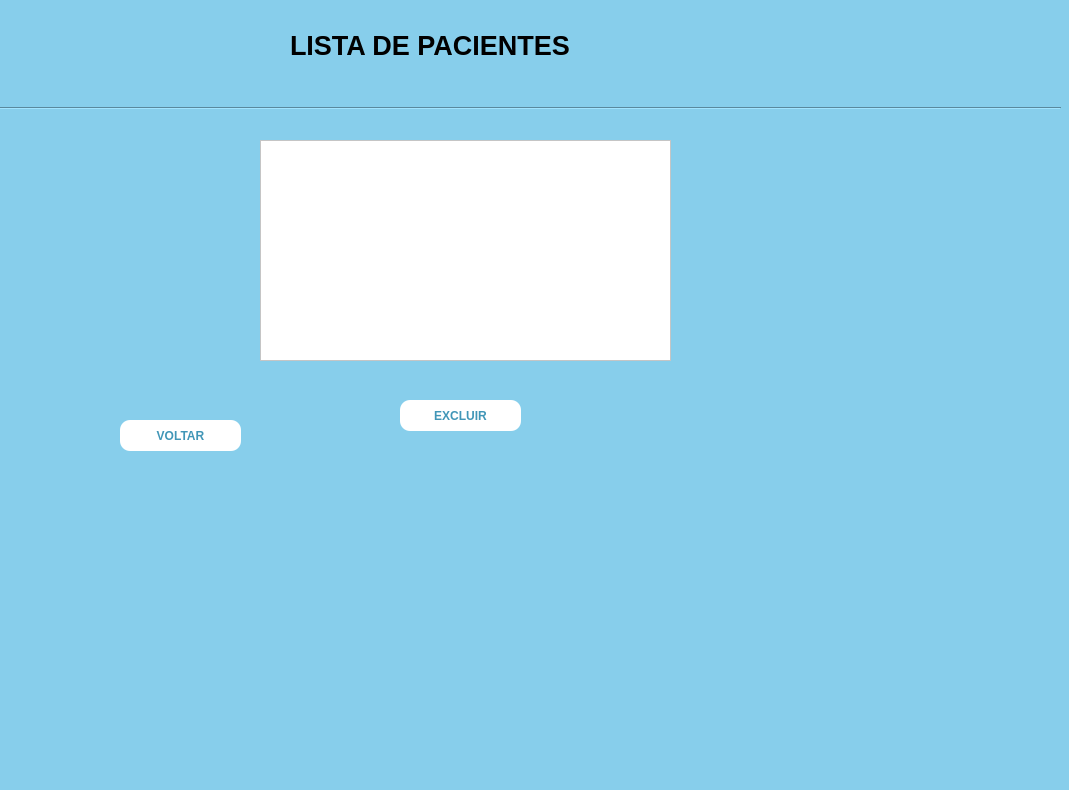
<?xml version="1.0" encoding="UTF-8"?>
<ui version="4.0">
 <class>MainWindow</class>
 <widget class="QMainWindow" name="MainWindow">
  <property name="geometry">
   <rect>
    <x>0</x>
    <y>0</y>
    <width>1069</width>
    <height>790</height>
   </rect>
  </property>
  <property name="windowTitle">
   <string>MainWindow</string>
  </property>
  <property name="styleSheet">
   <string notr="true">background-color: skyblue;</string>
  </property>
  <widget class="QWidget" name="centralwidget">
   <widget class="QListWidget" name="listWidget">
    <property name="geometry">
     <rect>
      <x>260</x>
      <y>140</y>
      <width>411</width>
      <height>221</height>
     </rect>
    </property>
    <property name="styleSheet">
     <string notr="true">background-color: white;</string>
    </property>
    <property name="textElideMode">
     <enum>Qt::ElideMiddle</enum>
    </property>
   </widget>
   <widget class="Line" name="line_3">
    <property name="geometry">
     <rect>
      <x>0</x>
      <y>100</y>
      <width>1061</width>
      <height>16</height>
     </rect>
    </property>
    <property name="orientation">
     <enum>Qt::Horizontal</enum>
    </property>
   </widget>
   <widget class="QLabel" name="label_12">
    <property name="geometry">
     <rect>
      <x>290</x>
      <y>20</y>
      <width>421</width>
      <height>51</height>
     </rect>
    </property>
    <property name="font">
     <font>
      <pointsize>20</pointsize>
      <weight>75</weight>
      <bold>true</bold>
     </font>
    </property>
    <property name="frameShape">
     <enum>QFrame::NoFrame</enum>
    </property>
    <property name="text">
     <string>LISTA DE PACIENTES</string>
    </property>
    <property name="textFormat">
     <enum>Qt::AutoText</enum>
    </property>
    <property name="alignment">
     <set>Qt::AlignLeading|Qt::AlignLeft|Qt::AlignVCenter</set>
    </property>
   </widget>
   <widget class="QPushButton" name="pushButton_2">
    <property name="geometry">
     <rect>
      <x>400</x>
      <y>400</y>
      <width>121</width>
      <height>31</height>
     </rect>
    </property>
    <property name="font">
     <font>
      <weight>75</weight>
      <bold>true</bold>
     </font>
    </property>
    <property name="styleSheet">
     <string notr="true">QPushButton {
    background-color: white;  /* Cor de fundo */
    color: rgb(65, 150, 183);  /* Cor do texto */
    border-radius: 10px;  /* Raio dos cantos */
    padding: 10px 20px;  /* Preenchimento interno */
}

QPushButton:hover {
    color: white;
    background-color: rgb(8, 113, 155);  /* Cor de fundo ao passar o mouse */
}</string>
    </property>
    <property name="text">
     <string>EXCLUIR</string>
    </property>
   </widget>
   <widget class="QPushButton" name="pushButton_3">
    <property name="geometry">
     <rect>
      <x>120</x>
      <y>420</y>
      <width>121</width>
      <height>31</height>
     </rect>
    </property>
    <property name="font">
     <font>
      <weight>75</weight>
      <bold>true</bold>
     </font>
    </property>
    <property name="styleSheet">
     <string notr="true">QPushButton {
    background-color: white;  /* Cor de fundo */
    color: rgb(65, 150, 183);  /* Cor do texto */
    border-radius: 10px;  /* Raio dos cantos */
    padding: 10px 20px;  /* Preenchimento interno */
}

QPushButton:hover {
    color: white;
    background-color: rgb(8, 113, 155);  /* Cor de fundo ao passar o mouse */
}</string>
    </property>
    <property name="text">
     <string>VOLTAR</string>
    </property>
   </widget>
  </widget>
  <widget class="QMenuBar" name="menubar">
   <property name="geometry">
    <rect>
     <x>0</x>
     <y>0</y>
     <width>1069</width>
     <height>26</height>
    </rect>
   </property>
  </widget>
  <widget class="QStatusBar" name="statusbar"/>
 </widget>
 <resources/>
 <connections/>
</ui>
